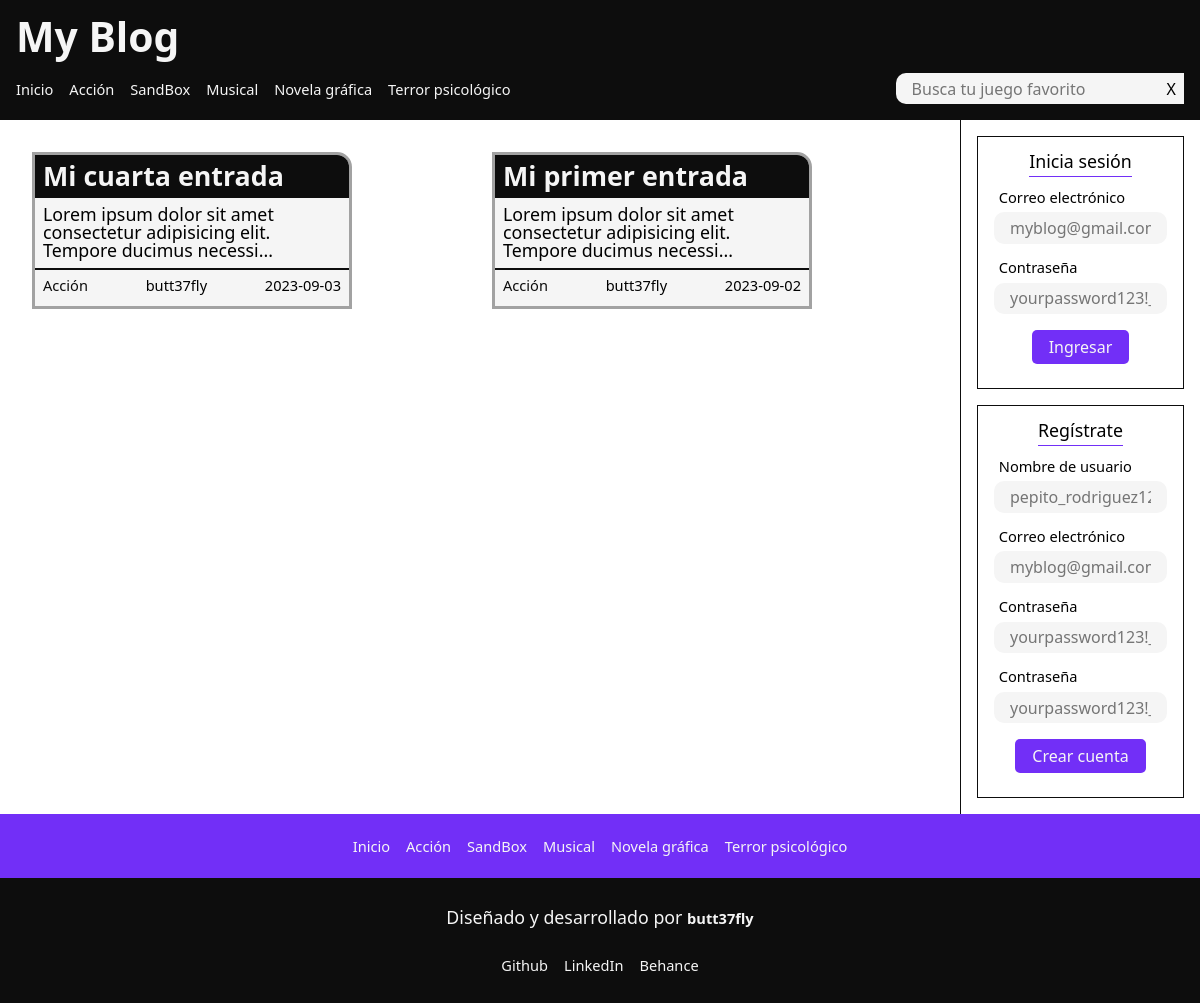
The page /category/accion/ on the database its author committed.
### tables this page shows
CREATE TABLE categories (
  id int auto_increment NOT NULL,
  name varchar(50) NOT NULL,
  slug varchar(50) NOT NULL,
  PRIMARY KEY(id)
);

CREATE TABLE entries (
  id int auto_increment NOT NULL,
  category_id int NOT NULL,
  user_id int NOT NULL,
  title varchar(250) NOT NULL,
  slug varchar(250) NOT NULL,
  content MEDIUMTEXT NOT NULL,
  post_date date NOT NULL,
  PRIMARY KEY(id),
  FOREIGN KEY(category_id) REFERENCES categories(id),
  FOREIGN KEY(user_id) REFERENCES users(id)
);

CREATE TABLE users (
  id int auto_increment NOT NULL,
  username varchar(20) NOT NULL unique,
  email varchar(50) NOT NULL unique,
  password varchar(255) NOT NULL,
  reg_date date NOT NULL,
  PRIMARY KEY(id)
);

### index.php (called while the page is built)
<?php
include('inc/templates/header.php');
include('inc/templates/content.php');
include('inc/templates/parts/alerts.php');
include('inc/templates/sidebar.php');
include('inc/templates/footer.php');

### src/functions.php (the view, shortened to what this page needs)
<?php
function get_categories()
{
  global $pdo;
  $query = "SELECT * FROM categories";
  $sth = $pdo->prepare($query);
  $sth->execute();
  $result = $sth->fetchAll();
  return $result;
}
function get_entries($limit = null, $category = null, $entry = null )
{
  global $pdo;
  $query = "SELECT c.name as 'category', c.slug as 'cat_slug', e.slug as 'entry_slug', u.username as 'author', e.title, e.content, e.post_date as 'date'
  FROM entries e
  INNER JOIN categories c
  ON c.id = e.category_id
  INNER JOIN users u
  ON u.id = e.user_id";
  if ( $entry != null && !empty($entry) ){
    $query .= " WHERE e.slug = '$entry'";
  } else {
    if ($category != null && !empty($category))
      $query .= " WHERE c.slug = '$category'";
    $query .= " ORDER BY e.post_date DESC";
  }
  $sth = $pdo->prepare($query);
  $sth->execute();
  $result = $sth->fetchAll();
  return $result;
}
function display_categories()
{
  $categories = get_categories();
  $html = "";
  foreach ($categories as $category) {
    $html .= "<li class='Nav__item'><a href='" . SITE_URI . "category/$category->slug/' class='Link'>$category->name</a></li>";
  }
  return $html;
}

### inc/templates/parts/feed.php
<section class="Feed">
  <?php
  foreach ($entries as $entry): ?>
    <article class="Entry">
      <div class="Entry__wrapper">
        <section class="Entry__header">
          <a class="Entry__link Link" href="<?php echo SITE_URI . "entry/$entry->entry_slug/"?>">
            <h2 class="Entry__title Subtitle">
              <?php echo $entry->title ?>
            </h2>
          </a>
        </section>
        <section class="Entry__content">
          <p class="Entry__text Text">
            <?php echo substr($entry->content, 0, 80) . "..." ?>
          </p>
        </section>
        <section class="Entry__bottom">
          <a class="Entry__link Link Link--dark" href="<?php echo SITE_URI . "category/$entry->cat_slug/" ?>">
            <h3 class="Entry__category Meta" rel="author">
              <?php echo $entry->category ?>
            </h3>
          </a>
          <h3 class="Entry__author Meta" rel="author">
            <?php echo $entry->author ?>
          </h3>
          <time class="Entry_date Meta">
            <?php echo $entry->date ?>
          </time>
        </section>
      </div>
    </article>
  <?php endforeach; ?>
</section>

### assets/css/style.css (style rules this page uses)
* { margin: 0; padding: 0; box-sizing: border-box; line-height: 100%; font-family: system-ui, -apple-system, BlinkMacSystemFont, "Segoe UI", Roboto, Oxygen, Ubuntu, Cantarell, "Open Sans", "Helvetica Neue", sans-serif; }
:root { --font-increase-rate: 0.15vw; --c-black: #0d0d0d; --c-white: #f5f5f5; --c-grey: #a2a2a2; --c-purple: #722ff7; --c-shadow: #0d0d0d08; --f-title: calc(2.441rem + var(--font-increase-rate)); --f-subtitle: calc(1.563rem + var(--font-increase-rate)); --f-text: calc(1rem + var(--font-increase-rate)); --f-meta: calc(0.8rem + var(--font-increase-rate)); --s-xxs: 0.3rem; --s-xs: 0.5rem; --s-s: 1rem; --s-m: 1.5rem; --s-l: 1.9rem; --s-xl: 2.5rem; --s-xxl: 3rem; }
p { max-width: 80ch; }
.Subtitle { font-size: var(--f-subtitle); font-weight: 600; }
.Text { font-size: var(--f-text); font-weight: 400; }
.Meta { font-size: var(--f-meta); font-weight: 300; }
.Link { --c-text: var(--c-white); font-size: var(--f-meta); font-weight: 400; color: var(--c-text); padding-bottom: var(--s-xxs); border-bottom: 1px solid transparent; text-decoration: none; transition: 0.15s; }
.Link--dark { --c-text: var(--c-black); }
.Entry { width: auto; height: auto; flex: 1 1; }
.Entry__wrapper { min-width: 320px; max-width: 320px; height: auto; max-height: 250px; margin: var(--s-xs); background-color: var(--c-white); border-radius: 0 15px 0 0; border: 3px solid var(--c-grey); overflow: hidden; }
.Entry__header { background-color: var(--c-black); padding: var(--s-xs); }
.Entry__content { border-bottom: 2px solid var(--c-black); padding: var(--s-xs); }
.Entry__bottom { width: 100%; display: flex; justify-content: space-between; padding: var(--s-xs); }
.Feed { width: 100%; height: auto; min-height: 80vh; padding: var(--s-s); display: flex; justify-content: flex-start; align-items: flex-start; flex-wrap: wrap; gap: var(--s-xs); }

### rows shown on the page
categories: name "Acción"
categories: name "SandBox"
categories: name "Musical"
categories: name "Novela gráfica"
categories: name "Terror psicológico"
entries: title "Mi cuarta entrada", content "Lorem ipsum dolor sit amet consectetur adipisicing elit. Tempore ducimus necessi", category.name "Acción", user.username "butt37fly", post_date "2023-09-03"
entries: title "Mi primer entrada", content "Lorem ipsum dolor sit amet consectetur adipisicing elit. Tempore ducimus necessi", category.name "Acción", user.username "butt37fly", post_date "2023-09-02"
